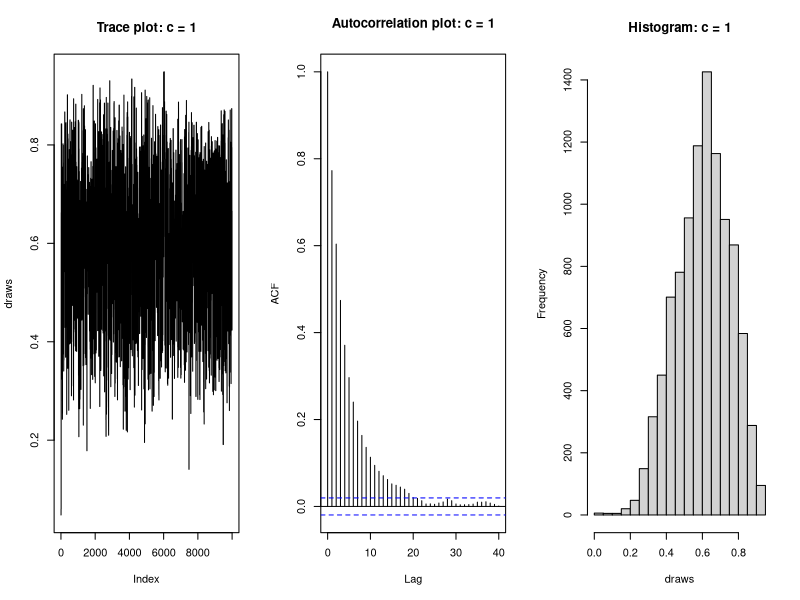
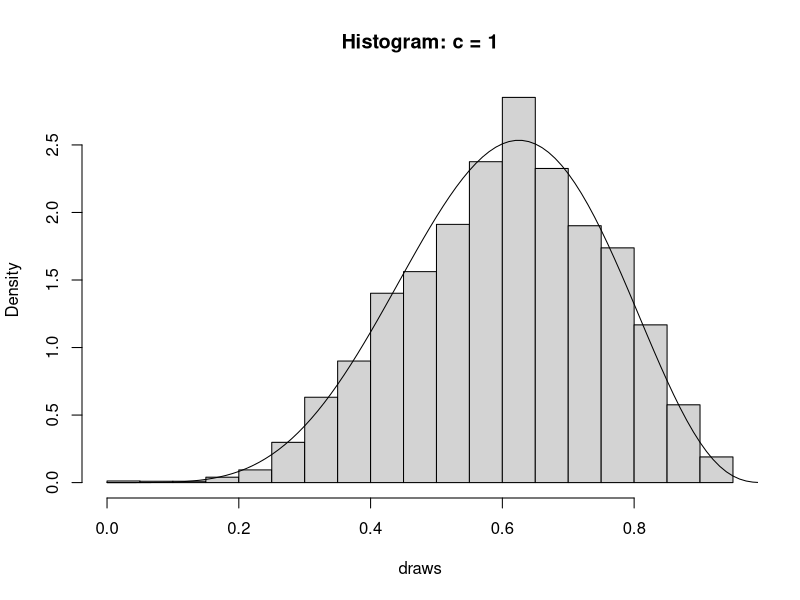
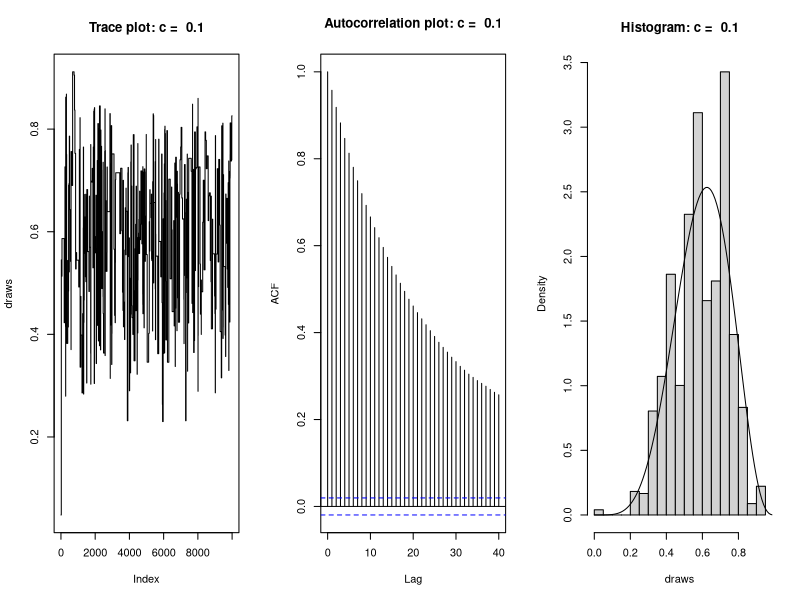
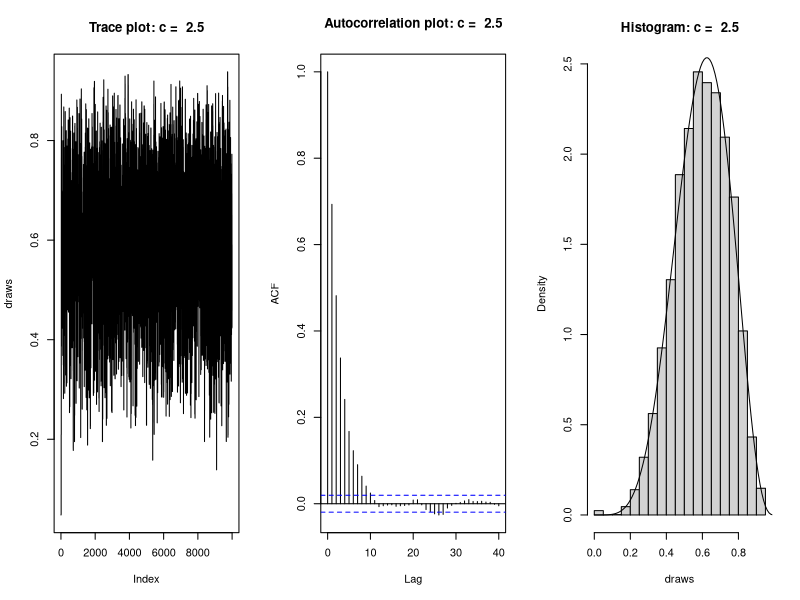
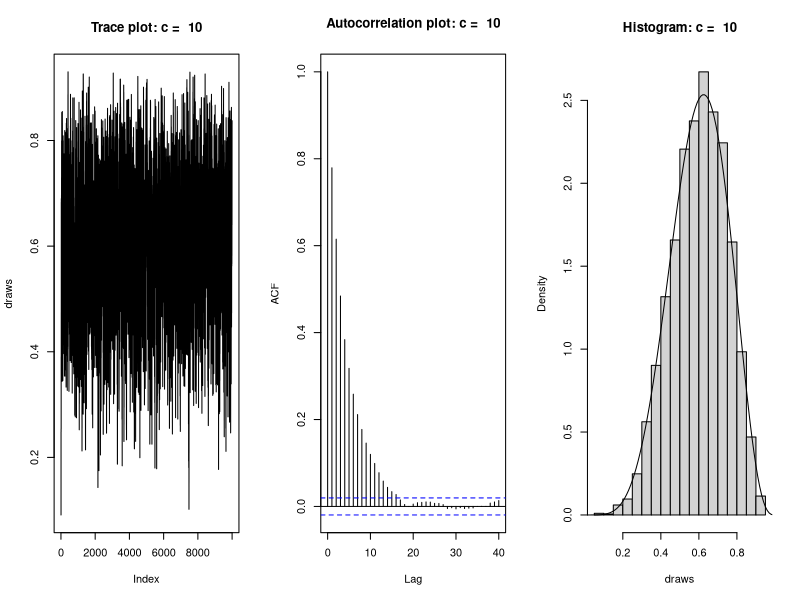

Write R code to recreate these figures, in order.
## ---- chunk 1
knitr::opts_chunk$set(echo = TRUE)
## ---- chunk 2
betametropolis <- function(startvalue, c, iterations = 10000){
  chain = rep(0, iterations)
  for (i in 1:iterations){
    currentvalue <- rbeta(1, c * startvalue, c * (1 - startvalue))
    proposal <- dbeta(startvalue, c * currentvalue, c * (1 - currentvalue)) / dbeta(currentvalue, c * startvalue, c * (1 - startvalue))
    posterior <- dbeta(currentvalue, 6, 4) / dbeta(startvalue, 6, 4)
    if (runif(1) < min(1, posterior * proposal)){
      chain[i] <- currentvalue
      startvalue <- currentvalue
    }else{
      chain[i] <- startvalue
    }
  }
  return(chain)
}
## ---- chunk 3
# generate a starting value from a uniform distribution
startvalue <- runif(1)
# set c=1 and run for 10,000 total iterations
draws <- betametropolis(startvalue, 1, 10000)
## ---- chunk 4
# plots for c = 1
par(mfrow = c(1, 3))
plot(draws, type = "l", main = "Trace plot: c = 1"); acf(draws, main = "Autocorrelation plot: c = 1"); hist(draws, main = "Histogram: c = 1")
## ---- chunk 5
#histogram of the draws with Beta(6,4)
par(mfrow = c(1, 1))
hist(draws, freq = FALSE, main = "Histogram: c = 1")
x<-seq(0, 1, 0.01)
lines(x, dbeta(x, 6, 4))
## ---- chunk 6
#ks test
ks.test(jitter(draws, 0.0001), rbeta(10000, 6, 4))
## ---- chunk 7
#plots for c = 0.1, 2.5, 10
cvec<-c(0.1, 2.5, 10)
for (i in 1:length(cvec)){
  par(mfrow=c(1, 3))
  draws=betametropolis(startvalue, cvec[i], 10000)
  plot(draws, type = "l", main = paste("Trace plot: c = ", cvec[i])); acf(draws, main = paste("Autocorrelation plot: c = ", cvec[i])); hist(draws, freq = FALSE, main = paste ("Histogram: c = ", cvec[i]))
  x<-seq(0, 1, 0.01)
  lines(x, dbeta(x, 6, 4))
}
